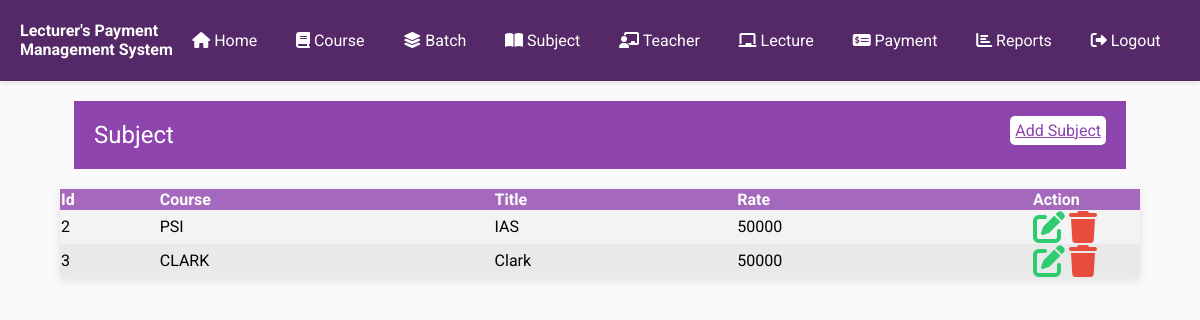
The app's page /Project/subject.php (signed in) with its own data.
### tables this page shows
CREATE TABLE IF NOT EXISTS `subject` (
  `id` int(11) NOT NULL AUTO_INCREMENT,
  `courseid` int(11) NOT NULL,
  `title` text NOT NULL,
  `rate` int(11) NOT NULL,
  `isdeleted` int(11) NOT NULL DEFAULT '0',
  PRIMARY KEY (`id`)
);

CREATE TABLE IF NOT EXISTS `course` (
  `id` int(11) NOT NULL AUTO_INCREMENT,
  `title` varchar(256) NOT NULL,
  `fees` int(11) NOT NULL,
  `duration` int(11) NOT NULL,
  `description` text NOT NULL,
  `isdeleted` int(11) NOT NULL DEFAULT '0',
  PRIMARY KEY (`id`)
);

### Project/subject.php (the view, shortened to what this page needs)
<?php
require_once('inc/connection.php');
require_once('inc/header-part.php');
?>
</head>
<body>
    <?php require_once('inc/menu.php'); ?>
    <div class="heading">
        <div>
            <span>Subject</span>
            <span><a href="add_subject.php">Add Subject</a></span>
        </div>
    </div>
    <div class="container">
        <table align="center" class="data">
            <thead>
                <tr>
                    <th>Id</th>
                    <th>Course</th>
                    <th>Title</th>
                    <th>Rate</th>
                    <th width='10%'>Action</th>
                </tr>
            </thead>
            <tbody>
                <?php
                    $sql ="select s.*,c.title as 'coursetitle' from subject s,course c where s.isdeleted=0 and courseid=c.id order by s.id ";
                    $cmd = $db -> prepare($sql);
                    $cmd->execute();
                    while($row=$cmd->fetch())
                    {
                ?>
                <tr>
                    <td><?php echo $row['id']; ?></td>
                    <td><?= $row['coursetitle']; ?></td>
                    <td><?php echo $row['title']; ?></td>
                    <td><?php echo $row['rate']; ?></td>
                    <td>
                        <a href="edit_subject.php?subjectid=<?= $row['id'] ?>"><i title="edit" class="fa fa-edit fa-2x"></i></a>
                        <a class="delete"><i title="delete" class="fa fa-trash fa-2x"></i></a>
                    </td>
                </tr>
                <?php
                    }
                ?>
            </tbody>
        </table>
    </div>
</body>
<?php
require_once('inc/footer.php');
?>

### Project/style.css (style rules this page uses)
body { font-family: 'Roboto', sans-serif; background-color: #fafafc; margin: 0; padding: 0; }
.data { width: 90%; border-collapse: collapse; margin: 20px 0; margin: auto; box-shadow: 0 2px 10px rgba(0, 0, 0, 0.1); background-color: #fff; }
.data>thead>tr { background-color: #a469bd; color: #ffffff; text-align: left; }
.data>tbody>tr:nth-child(odd) { background-color: #f3f3f3; }
.data>tbody>tr:nth-child(even) { background-color: #e9e9e9; }
.container { width: 100%; max-width: 1200px; margin: 0 auto; }
.fa-edit { color: #2ecc71; }
.fa-trash { color: #e74c3c; }
.heading { width: 86%; margin: auto; background-color: #8e44ad; color: white; margin-bottom: 20px; margin-top: 20px; padding: 10px; }
.heading>div { display: flex; justify-content: space-between; }
.heading>div>span>a { background-color: white; padding: 5px; border-radius: 5px; color: #8e44ad; }
.heading>* { padding: 10px; }
.heading>div>span:first-child { font-size: 1.5rem; }

### records on screen
subject: id "2", courseid.title "PSI", title "IAS", rate "50000"
subject: id "3", courseid.title "CLARK", title "Clark", rate "50000"
